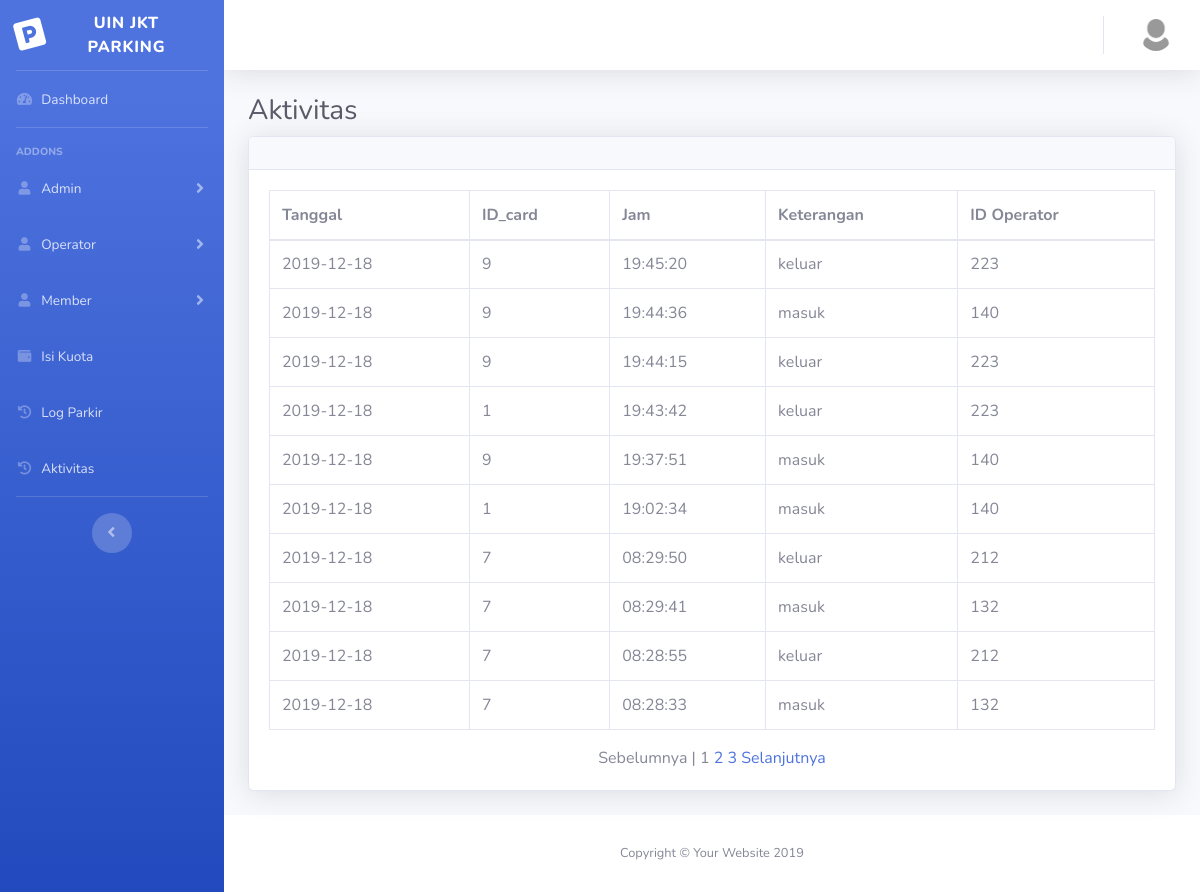
Page /park/aktivitas.php (signed in) on the committed database.
### tables this page shows
CREATE TABLE `aktivitas` (
  `tanggal` date NOT NULL,
  `jam` time NOT NULL,
  `ID_card` int(11) NOT NULL,
  `keterangan` varchar(11) NOT NULL,
  `NIP` varchar(25) NOT NULL
);

### park/aktivitas.php (the view, shortened to what this page needs)
<!DOCTYPE html>
<html lang="en">
<head>
  <link href="vendor/fontawesome-free/css/all.min.css" rel="stylesheet" type="text/css">
  <link href="css/sb-admin-2.min.css" rel="stylesheet">
</head>
<body id="page-top">
  <div id="wrapper">
  <?php
	include "sidebar.php";
      include "topbar.php";
  ?>
<div class="container-fluid">
<h1 class="h3 mb-2 text-gray-800">Aktivitas</h1>
<div class="card shadow mb-4">
  <div class="card-header py-3">
  </div>
  <div class="card-body">
    <div class="table-responsive">
      <table class="table table-bordered" id="dataTable" width="100%" cellspacing="0">
        <thead>
          <tr>
            <th>Tanggal</th>
            <th>ID_card</th>
            <th>Jam</th>
            <th>Keterangan </th>
            <th>ID Operator</th>
          </tr>
        </thead>
        <tbody>
        <tr>
				<?php
					$batas = 10;
					$pg = isset( $_GET['pg'] ) ? $_GET['pg'] : "";
					if(empty($pg)) {
						$posisi = 0;
						$pg = 1;
					} else {
						$posisi = ( $pg - 1 ) * $batas;
					}
					$tampil = "select * from aktivitas order by tanggal DESC,jam DESC LIMIT $posisi, $batas";
					$query = mysql_query ($tampil) or die ("Gagal".mysql_error());
					while ($row = mysql_fetch_array($query)){
						$a = $row['tanggal'];
						$b = $row['ID_card'];
            $c = $row['jam'];
            $d = $row['keterangan'];
            $e = $row['NIP'];
					?>
					<tr bgcolor = "white">
						<td><?php echo $a; ?></td>
						<td><?php echo $b; ?></td>
            <td><?php echo $c; ?></td>
            <td><?php echo $d; ?></td>
						<td><?php echo $e; ?></td>
					</tr>
                <?php }
			$jml_data = mysql_num_rows(mysql_query("SELECT * FROM aktivitas"));
			$JmlHalaman = ceil($jml_data/$batas);
			if ( $pg > 1 ) {
				$link = $pg-1;
				$prev = "<a href='?pg=$link'>Sebelumnya </a>";
			} else {
				$prev = "Sebelumnya ";
			}
			$nmr = '';
			for ( $i = 1; $i<= $JmlHalaman; $i++ ){
				if ( $i == $pg ) {
					$nmr .= $i . " ";
				} else {
					$nmr .= "<a href='?pg=$i'>$i</a> ";
				}
			}
			if ( $pg < $JmlHalaman ) {
				$link = $pg + 1;
				$next = " <a href='?pg=$link'>Selanjutnya</a>";
			} else {
				$next = " Selanjutnya";
			}
                ?>
        </tbody>
      </table>
    </div>
    <center><?php echo $prev." | ".$nmr . $next; ?></center>
  </div>
</div>
      </div>
    </div>
    <?php
    include "footer.php" ;
    ?>
  </div>
</body>
</html>

### park/sidebar.php (shortened to what this page needs)
<ul class="navbar-nav bg-gradient-primary sidebar sidebar-dark accordion" id="accordionSidebar">
  <a class="sidebar-brand d-flex align-items-center justify-content-center" href="index.php">
    <div class="sidebar-brand-icon rotate-n-15">
      <i class="fas fa-parking"></i>
    </div>
    <div class="sidebar-brand-text mx-3">UIN JKT Parking</div>
  </a>
  <hr class="sidebar-divider my-0">
  <li class="nav-item">
    <a class="nav-link" href="index.php">
      <i class="fas fa-fw fa-tachometer-alt"></i>
      <span>Dashboard</span></a>
  </li>
  <hr class="sidebar-divider">
  <div class="sidebar-heading">
    Addons
  </div>
  <li class="nav-item">
    <a class="nav-link collapsed" href="#" data-toggle="collapse" data-target="#collapsePages" aria-expanded="true" aria-controls="collapsePages">
      <i class="fas fa-fw fa-user"></i>
      <span>Admin</span>
    </a>
  </li>
 <li class="nav-item">
    <a class="nav-link collapsed" href="#" data-toggle="collapse" data-target="#collapseTwo" aria-expanded="true" aria-controls="collapseTwo">
      <i class="fas fa-fw fa-user"></i>
      <span>Operator</span>
    </a>
  </li>
  <li class="nav-item">
    <a class="nav-link collapsed" href="#" data-toggle="collapse" data-target="#collapseUtilities" aria-expanded="true" aria-controls="collapseUtilities">
      <i class="fas fa-fw fa-user"></i>
      <span>Member</span>
    </a>
  </li>
  <li class="nav-item">
    <a class="nav-link" href="isi_kuota.php">
      <i class="fas fa-fw fa-wallet"></i>
      <span>Isi Kuota</span></a>
  </li>
  <li class="nav-item">
    <a class="nav-link" href="log.php">
      <i class="fas fa-fw fa-history"></i>
      <span>Log Parkir</span></a>
  </li>
  <li class="nav-item">
    <a class="nav-link" href="aktivitas.php">
      <i class="fas fa-fw fa-history"></i>
      <span>Aktivitas</span></a>
  </li>
  <hr class="sidebar-divider d-none d-md-block">
  <div class="text-center d-none d-md-inline">
    <button class="rounded-circle border-0" id="sidebarToggle"></button>
  </div>
</ul>

### park/topbar.php (shortened to what this page needs)
<div id="content-wrapper" class="d-flex flex-column">
  <div id="content">
    <nav class="navbar navbar-expand navbar-light bg-white topbar mb-4 static-top shadow">
      <ul class="navbar-nav ml-auto">
        <li class="nav-item dropdown no-arrow">
          <a class="nav-link dropdown-toggle" href="#" id="userDropdown" role="button" data-toggle="dropdown" aria-haspopup="true" aria-expanded="false">
            <img class="img-profile rounded-circle" src="img/profil.jpg">
          </a>
        </li>
      </ul>
    </nav>

### park/footer.php
<footer class="sticky-footer bg-white">
  <div class="container my-auto">
    <div class="copyright text-center my-auto">
      <span>Copyright &copy; Your Website 2019</span>
    </div>
  </div>
</footer>

### rows in the picture
aktivitas: tanggal "2019-12-18", ID_card "9", jam "19:45:20", keterangan "keluar", NIP "223"
aktivitas: tanggal "2019-12-18", ID_card "9", jam "19:44:36", keterangan "masuk", NIP "140"
aktivitas: tanggal "2019-12-18", ID_card "9", jam "19:44:15", keterangan "keluar", NIP "223"
aktivitas: tanggal "2019-12-18", ID_card "1", jam "19:43:42", keterangan "keluar", NIP "223"
aktivitas: tanggal "2019-12-18", ID_card "9", jam "19:37:51", keterangan "masuk", NIP "140"
aktivitas: tanggal "2019-12-18", ID_card "1", jam "19:02:34", keterangan "masuk", NIP "140"
aktivitas: tanggal "2019-12-18", ID_card "7", jam "08:29:50", keterangan "keluar", NIP "212"
aktivitas: tanggal "2019-12-18", ID_card "7", jam "08:29:41", keterangan "masuk", NIP "132"
aktivitas: tanggal "2019-12-18", ID_card "7", jam "08:28:55", keterangan "keluar", NIP "212"
aktivitas: tanggal "2019-12-18", ID_card "7", jam "08:28:33", keterangan "masuk", NIP "132"

### other values in the picture
$prev "Sebelumnya"
